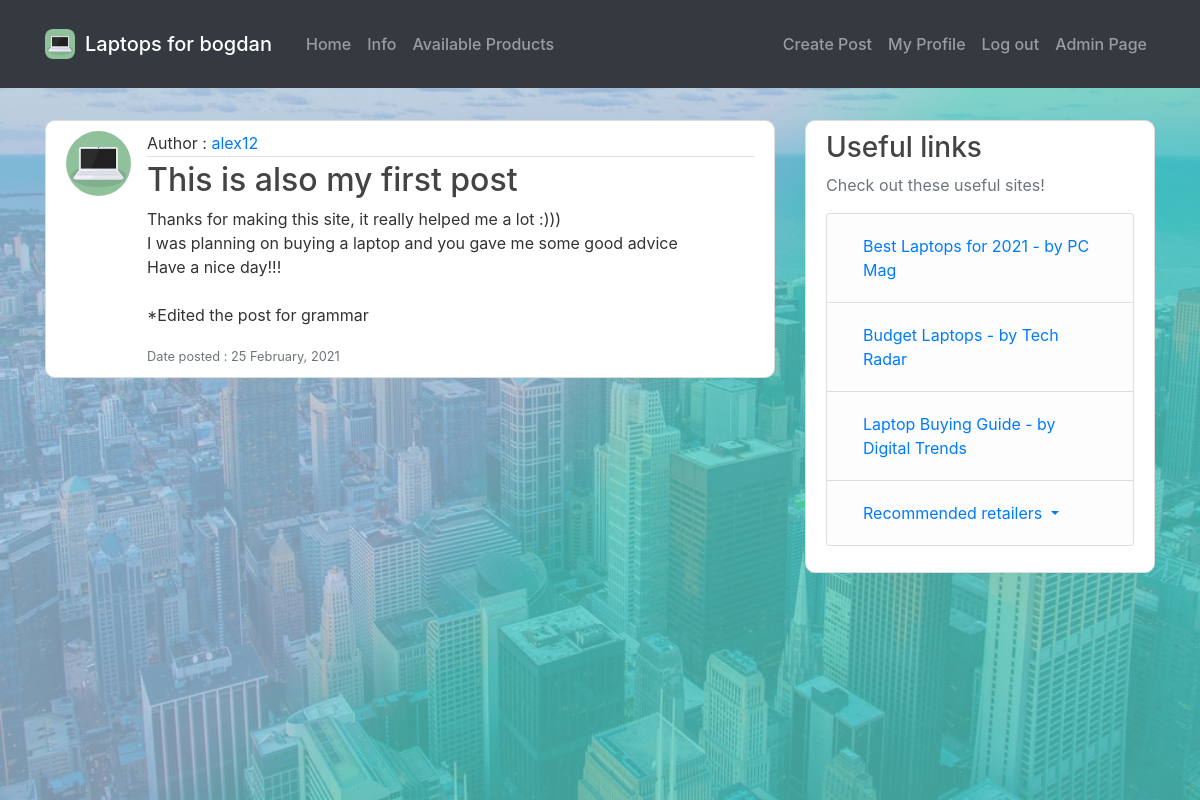
The app's page /post/10/ (signed in) with its own data.
### home/models.py (models this page shows, shortened)
class Post(models.Model):
    title = models.CharField(max_length=50)
    content = models.TextField()
    date = models.DateTimeField(default=timezone.now)
    author = models.ForeignKey(User, on_delete=models.CASCADE)

### users/models.py (models this page shows, shortened)
class Profile(models.Model):
    user = models.OneToOneField(User, on_delete=models.CASCADE)
    bio = models.CharField(max_length=200, default='')
    date_joined = models.DateField(default=timezone.now)
    image = models.ImageField(default='default.jpg', upload_to='profile_pictures')

### home/views.py (the view)
# urls.py: path('post/<int:pk>/', PostDetailView.as_view(), name='post-detailed'),
class PostDetailView(LoginRequiredMixin, DetailView):
    model = Post

### home/templates/home/post_detail.html (shortened to what this page needs)
{% extends "home/base.html" %}
{% block content %}
        <article class="media content-section">
            <a href="{% url 'author-detailed' object.author.id %}"><img class="rounded-circle article-img" src="{{ post.author.profile.image.url}}" ></a>
            <div class="media-body">
                <div class="article-metadata">
                    Author :
                    <a class="mr-2" href="{% url 'post-author-detailed' post.author.id %}">{{ object.author }}</a>
                </div>
                <h2 class="article-title">{{ object.title }}</h2>
                <p class="article-content">{{ object.content }}</p>
                <small class="text-muted">Date posted : {{ object.date|date:'d F, Y' }}</small>
            </div>
        </article>
{% endblock content%}
{% block sidebar %}
{% if object.author == user%}
        <div class="content-section">
            <h3 class="mb-4">User operations</h3>
              <ul class="list-group">
                <li class="list-group-item list-group-item-light"><a class="nav-item nav-link" href="{% url 'post-update' object.id %}">Edit Post</a></li>
                <li class="list-group-item list-group-item-light"><a class="nav-item nav-link" href="{% url 'post-delete' object.id %}">Delete Post</a></li>
              </ul>
          </div>
{% else %}
        <div class="content-section">
            <h3>Useful links</h3>
            <p class='text-muted'>
              Check out these useful sites!
              <ul class="list-group">
                <li class="list-group-item list-group-item-light"><a class="nav-item nav-link" href="https://www.pcmag.com/picks/the-best-laptops">
                    Best Laptops for 2021 - by PC Mag</a></li>
                <li class="list-group-item list-group-item-light"><a class="nav-item nav-link" href="https://www.techradar.com/news/the-best-laptop-deals">
                    Budget Laptops - by Tech Radar</a></li>
                <li class="list-group-item list-group-item-light"><a class="nav-item nav-link" href="https://www.digitaltrends.com/computing/laptop-buying-guide/">
                    Laptop Buying Guide - by Digital Trends</a></li>
                <li class="list-group-item list-group-item-light">
                        <a class="nav-link dropdown-toggle" href="#" id="navbarDropdownMenuLink" data-toggle="dropdown" aria-haspopup="true" aria-expanded="false">
                        Recommended retailers
                        </a>
                </li>
              </ul>
            </p>
          </div>
{% endif %}
{% endblock sidebar %}

### home/templates/home/base.html (shortened to what this page needs)
{% load static %}
<!DOCTYPE html>
<html class="bg">
<head>
    <link rel="stylesheet" href="https://maxcdn.bootstrapcdn.com/bootstrap/4.0.0/css/bootstrap.min.css">
    <link rel="stylesheet" href="{% static 'css/style.css' %}" type="text/css">
</head>
<body class="bg">
    <div class="wallpaper"></div>
    <header class="site-header">
        <nav class="navbar navbar-expand-lg navbar-dark bg-dark fixed-top py-4">
            <div class="container">
                <a href="{% url 'page-home' %}"><img class="nav-image" src="{% static 'images/laptop_image_navbar.png' %}" width="30" height="30" class="d-inline-block align-top" alt="laptop logo for site"></a>
                {% if user.is_authenticated %}
                <a class="navbar-brand" href="{% url 'page-home' %}">Laptops for {{ user.username }}</a>
                {% else %}
                <a class="navbar-brand" href="{% url 'page-home' %}">Laptops for Students</a>
                {% endif %}
                <div class="collapse navbar-collapse" id="navbarToggle">
                    <div class="navbar-nav mr-auto">
                        <a class="nav-item nav-link" href="{% url 'page-home' %}">Home</a>
                        <a class="nav-item nav-link" href="{% url 'page-info' %}">Info</a>
                        <a class="nav-item nav-link" href="{% url 'page-scrape' %}">Available Products</a>
                    </div>
                    <div class="navbar-nav nav-right">
                        {% if user.is_authenticated %}
                        <a class="nav-item nav-link" href="{% url 'post-create' %}">Create Post</a>
                        <a class="nav-item nav-link" href="{% url 'profile' %}">My Profile</a>
                        <a class="nav-item nav-link" href="{% url 'logout' %}">Log out</a>
                            {% if user.is_superuser and not author_view %}
                            <a class="nav-item nav-link" href="{% url 'admin:index' %}" target="_blank">Admin Page</a>
                            {%endif%}
                        {% else %}
                        <a class="nav-item nav-link" href="{% url 'login' %}">Log in</a>
                        <a class="nav-item nav-link" href="{% url 'registration' %}">Register</a>
                        {%endif%}
                    </div>
                </div>
            </div>
        </nav>
    </header>
    <main role="main" class="container">
      <div class="row">
        <div class="col-md-8">
          {% block content %}
          {% endblock %}
        </div>
        <div class="col-md-4">
          {% block sidebar %}
          {% endblock sidebar %}
        </div>
      </div>
    </main>
</body>
</html>

### home/static/css/style.css (style rules this page uses)
.bg { background: rgb(169,200,227); background: linear-gradient(132deg, rgba(169,200,227,1) 45%, rgba(87,212,200,1) 55%); height: 100%; margin: 0; background-repeat: no-repeat; background-attachment: fixed; }
.wallpaper { background-image: url("../images/wallpaper.jpg"); display: block; height: 100%; left: 0; top: 0; width: 100%; background-position: center; background-size: cover; position: fixed; opacity: 0.25; }
.wallpaper { animation-name: zoomOut; animation-timing-function: ease-out; }
header { padding-bottom: 120px; }
img { border-radius: 8px; }
.navbar-brand { padding-left: 10px; }
.navbar-nav { padding-left: 10px; }
.nav-right { padding-left: 50px; }
body { background: #fafafa; color: #333333; margin-top: 5rem; }
h1, h2, h3, h4, h5, h6 { color: #444444; }
ul { margin: 0; }
.site-header .navbar-nav { color: #cbd5db; }
.site-header { color: #ffffff; }
.site-header { font-weight: 500; }
.content-section { background: #ffffff; padding: 10px 20px; border: 1px solid #dddddd; border-radius: 10px; margin-bottom: 20px; }
.article-title { color: #444444; }
.article-content { white-space: pre-line; }
.article-img { height: 65px; width: 65px; margin-right: 16px; }
.article-metadata { padding-bottom: 1px; margin-bottom: 4px; border-bottom: 1px solid #e3e3e3 }

### records on screen
Post: author.profile.image (placeholder picture), author "alex12", title "This is also my first post", content "Thanks for making this site, it really helped me a lot :))) I was planning on buying a laptop and you gave me some good advice Have a nice day!!! *Edited the post for grammar", date "25 February, 2021"

### other values on screen
{{ user.username }} "bogdan"
